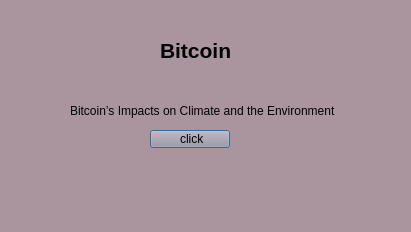
<?xml version="1.0" encoding="UTF-8"?>
<ui version="4.0">
 <class>bitcoin</class>
 <widget class="QDialog" name="bitcoin">
  <property name="geometry">
   <rect>
    <x>0</x>
    <y>0</y>
    <width>411</width>
    <height>232</height>
   </rect>
  </property>
  <property name="windowTitle">
   <string>Dialog</string>
  </property>
  <property name="styleSheet">
   <string notr="true">background-color: rgb(170, 149, 159);</string>
  </property>
  <widget class="QPushButton" name="link1">
   <property name="geometry">
    <rect>
     <x>150</x>
     <y>130</y>
     <width>80</width>
     <height>18</height>
    </rect>
   </property>
   <property name="text">
    <string> click</string>
   </property>
  </widget>
  <widget class="QLabel" name="label_2">
   <property name="geometry">
    <rect>
     <x>70</x>
     <y>100</y>
     <width>271</width>
     <height>21</height>
    </rect>
   </property>
   <property name="text">
    <string>Bitcoin’s Impacts on Climate and the Environment</string>
   </property>
  </widget>
  <widget class="QLabel" name="label">
   <property name="geometry">
    <rect>
     <x>160</x>
     <y>30</y>
     <width>151</width>
     <height>41</height>
    </rect>
   </property>
   <property name="font">
    <font>
     <pointsize>16</pointsize>
     <bold>true</bold>
    </font>
   </property>
   <property name="text">
    <string>Bitcoin</string>
   </property>
  </widget>
 </widget>
 <resources/>
 <connections/>
</ui>
